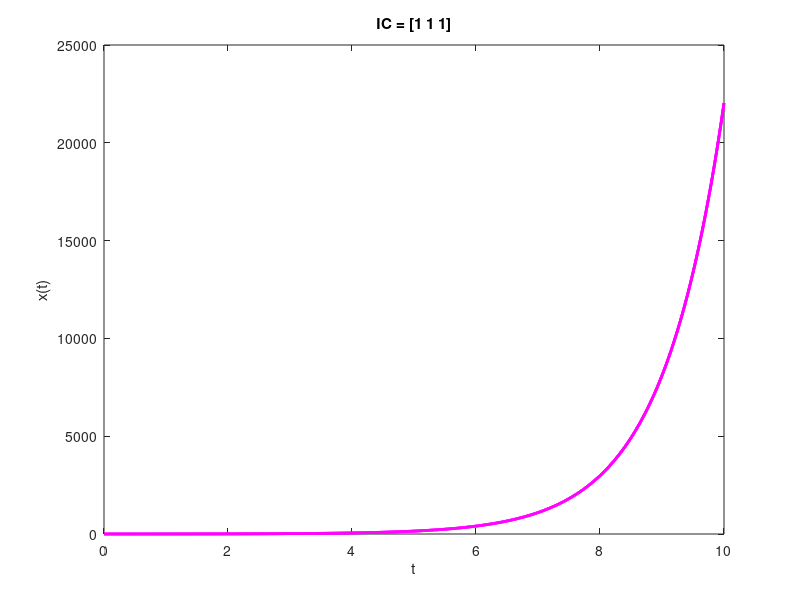
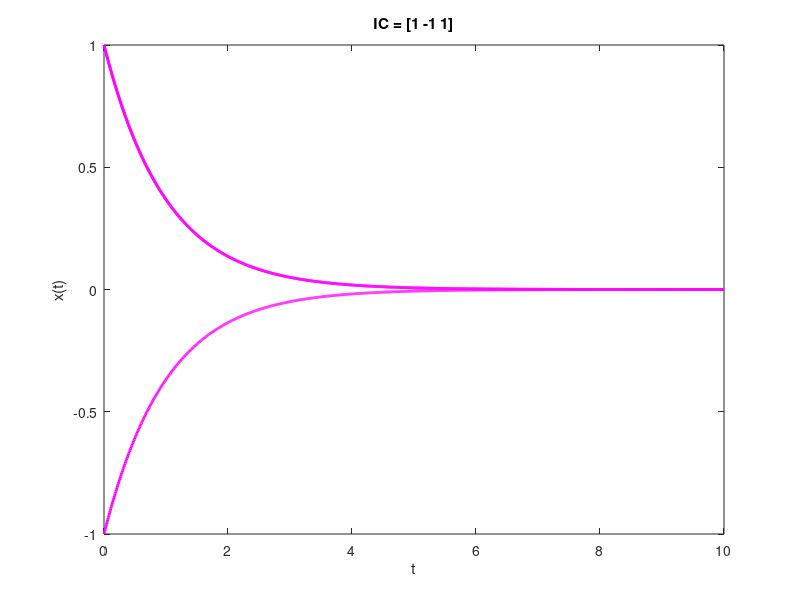
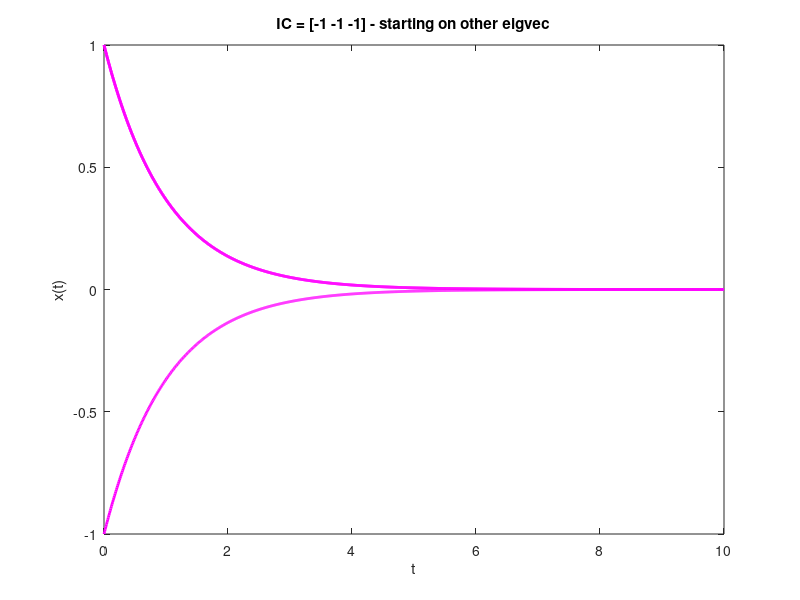
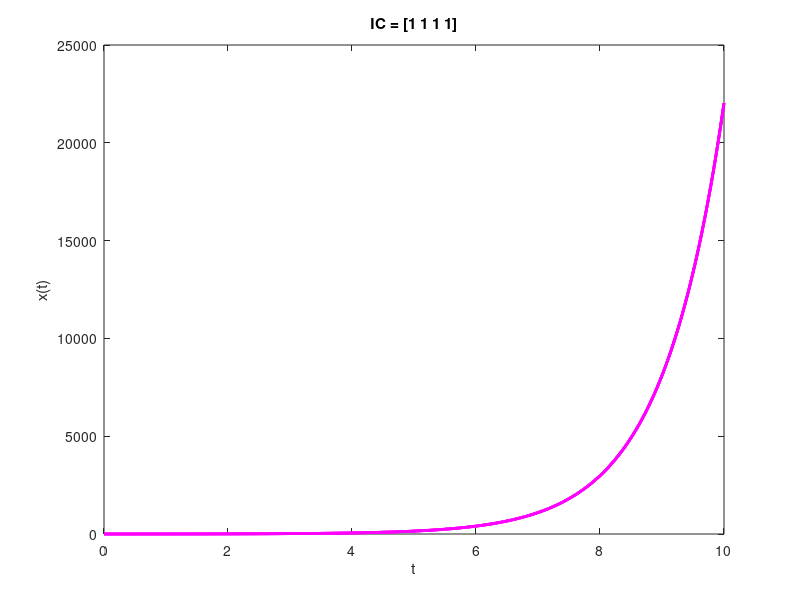

Write MATLAB code to recreate these figures, in order.
clear all; close all; clc

%% 2a
b = [0 1 0;
    0 0 1;
    2 1 -2;];
[v d]= eig(b);

y0A= [1; 1; 1];
y0B = [1; -1; 1];
y0C= [-1; -1; -1];

tspan = 0:.01:10;

[t,yA] = ode45(@(t,y)b*y,tspan,y0A);
[t,yB] = ode45(@(t,y)b*y,tspan,y0B);
[t,yC] = ode45(@(t,y)b*y,tspan,y0C);

figure(1)                    
plot(t,yA,'m','linewidth',2)
title('IC = [1 1 1]')
ylabel('x(t)')
xlabel('t')

figure(2)
plot(t,yB,'m','linewidth',2)
title('IC = [1 -1 1]')
ylabel('x(t)')
xlabel('t')

figure(3)
plot(t,yB,'m','linewidth',2)
title('IC = [-1 -1 -1] - starting on other eigvec')
ylabel('x(t)')
xlabel('t')

%% 2b

c = [0 1 0 0;
    0 0 1 0;
    0 0 0 1;
    6 5 -5 -5;];
[vc dc]= eig(c)

y0D= [1; 1; 1; 1;];
y0E = [1; -1; 1; -1;];

tspan = 0:.01:10;

[t,yD] = ode45(@(t,y)c*y,tspan,y0D);
[t,yE] = ode45(@(t,y)c*y,tspan,y0E);

figure(4)                     
plot(t,yD,'m','linewidth',2)
title('IC = [1 1 1 1]')
ylabel('x(t)')
xlabel('t')

figure(5)
plot(t,yE,'m','linewidth',2)
title('IC = [1 -1 1 -1]')
ylabel('x(t)')
xlabel('t')

%% 3

e = 0:.005:.5;

w1 = 1;
w2 = 1.5;

ep = 0;

A = [0 0 1 0;
    0 0 0 1;
    -w1^2-ep ep 0 0;
    ep -w2^2-ep 0 0;];

eig3 = eig(A);

for i = 1:size(e,2)-1;
    eig_out = eig(A);
    ep = ep + .005;
    A = [0 0 1 0;
        0 0 0 1;
        -w1^2-ep ep 0 0;
        ep -w2^2-ep 0 0;];
    eig3 = [eig3 eig_out];
end


freq1 = imag(eig3(1,:));
freq2 = imag(eig3(3,:));


figure
plot(e,freq1, 'm', 'linewidth',2)
hold on
plot(e,freq2, 'b', 'linewidth',2)
title('Epsilon vs Frequency')
xlabel('Epsilon')
ylabel('Frequency')
legend('Frequency 1', 'Frequency 2', 'location', 'best')

figure
plot(e,abs(freq1-freq2), 'm','linewidth',2)
title('Epsilon vs Frequency Difference')
xlabel('Epsilon')
ylabel('Frequency 1 - Frequency 2')



